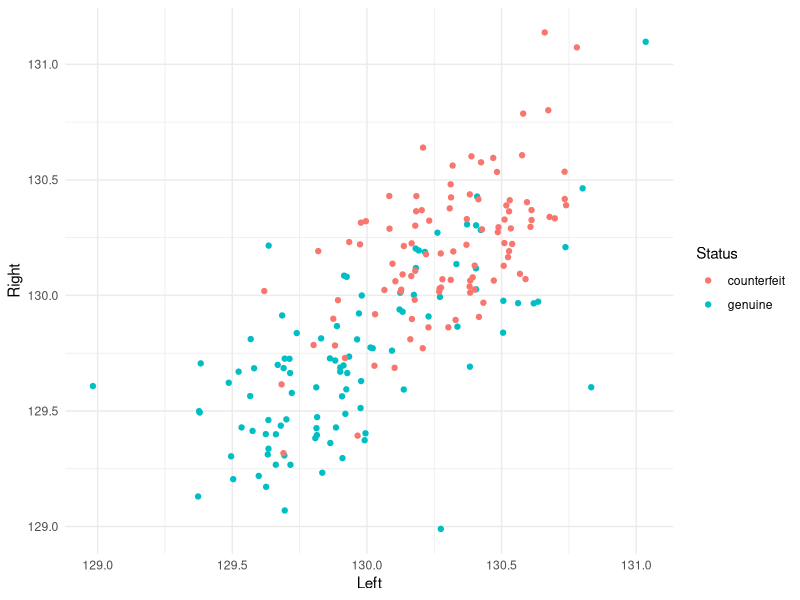
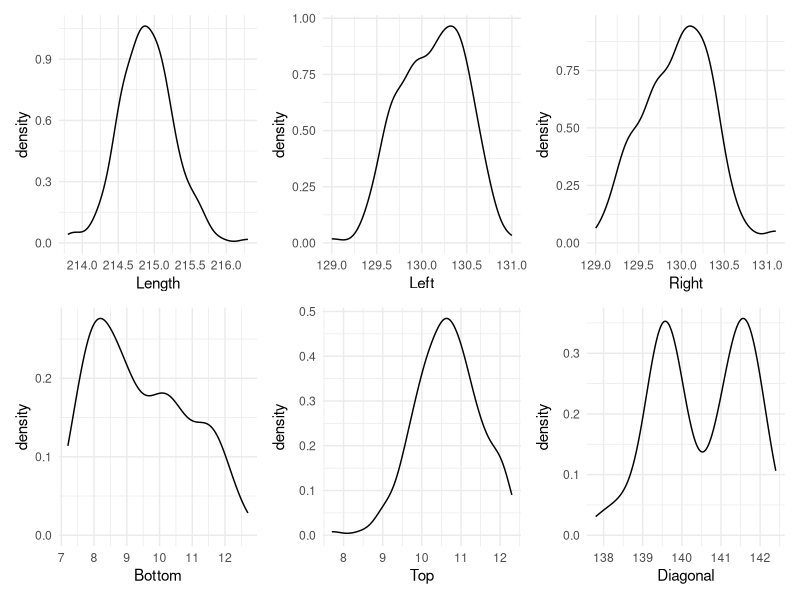
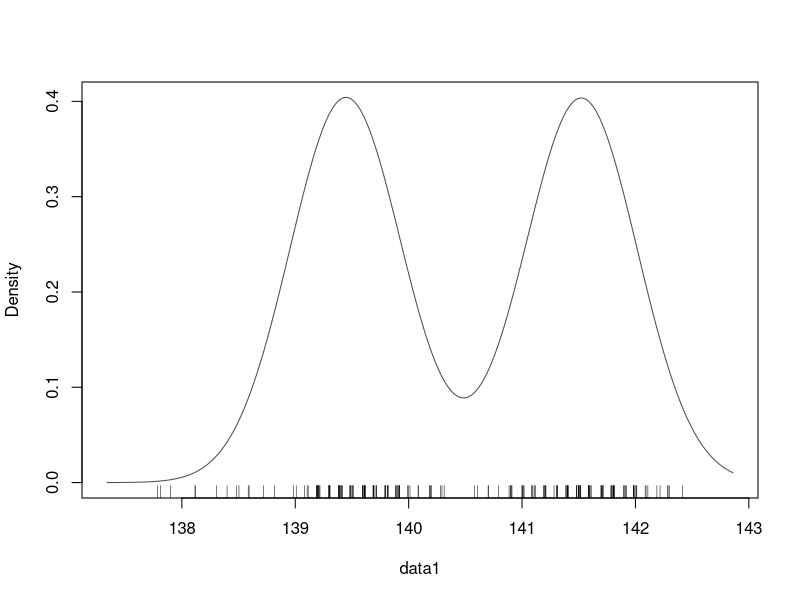
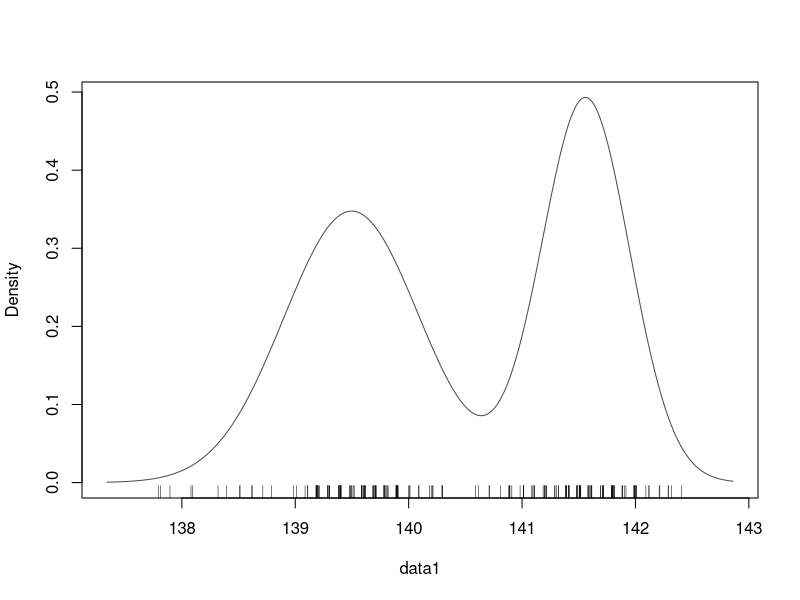

Source code (R) for these figures, in order:
## ---- chunk 1
library(mclust)
library(tidyverse)
library(patchwork)
## ---- chunk 2
df <- as_tibble(banknote)
## ---- chunk 3
?banknote
## ---- chunk 4
df %>% 
  ggplot(aes(Left, Right, color = Status)) +
  geom_jitter() +
  theme_minimal()
## ---- chunk 5
df <-
  df %>% 
  select(-Status)
## ---- chunk 6
ggplot(df, aes(Length)) + geom_density() + theme_minimal() +
  ggplot(df, aes(Left)) + geom_density() + theme_minimal() +
  ggplot(df, aes(Right)) + geom_density() + theme_minimal() +
  ggplot(df, aes(Bottom)) + geom_density() + theme_minimal() +
  ggplot(df, aes(Top)) + geom_density() + theme_minimal() +
  ggplot(df, aes(Diagonal)) + geom_density() + theme_minimal()
## ---- chunk 7
data1 <-
  df %>% 
  select(Diagonal)

fit_E_2 <- Mclust(data1, G = 2, modelNames = "E")
summary(fit_E_2, parameters = "TRUE")
## ---- chunk 8
BIC <- -2 * fit_E_2$loglik + fit_E_2$df * log(nrow(data1))
BIC
fit_E_2$bic
## ---- chunk 9
fit_E_2_plot <- plot(fit_E_2, "density")
rug(jitter(df$Diagonal), side = 1)
## ---- chunk 10
fit_V_2 <- Mclust(data1, G = 2, modelNames = "V")
summary(fit_V_2, parameters = "TRUE")
fit_E_2_plot <- plot(fit_V_2, "density")
rug(jitter(df$Diagonal), side = 1)
## ---- chunk 11
fit_V_2$df
fit_V_2$parameters
